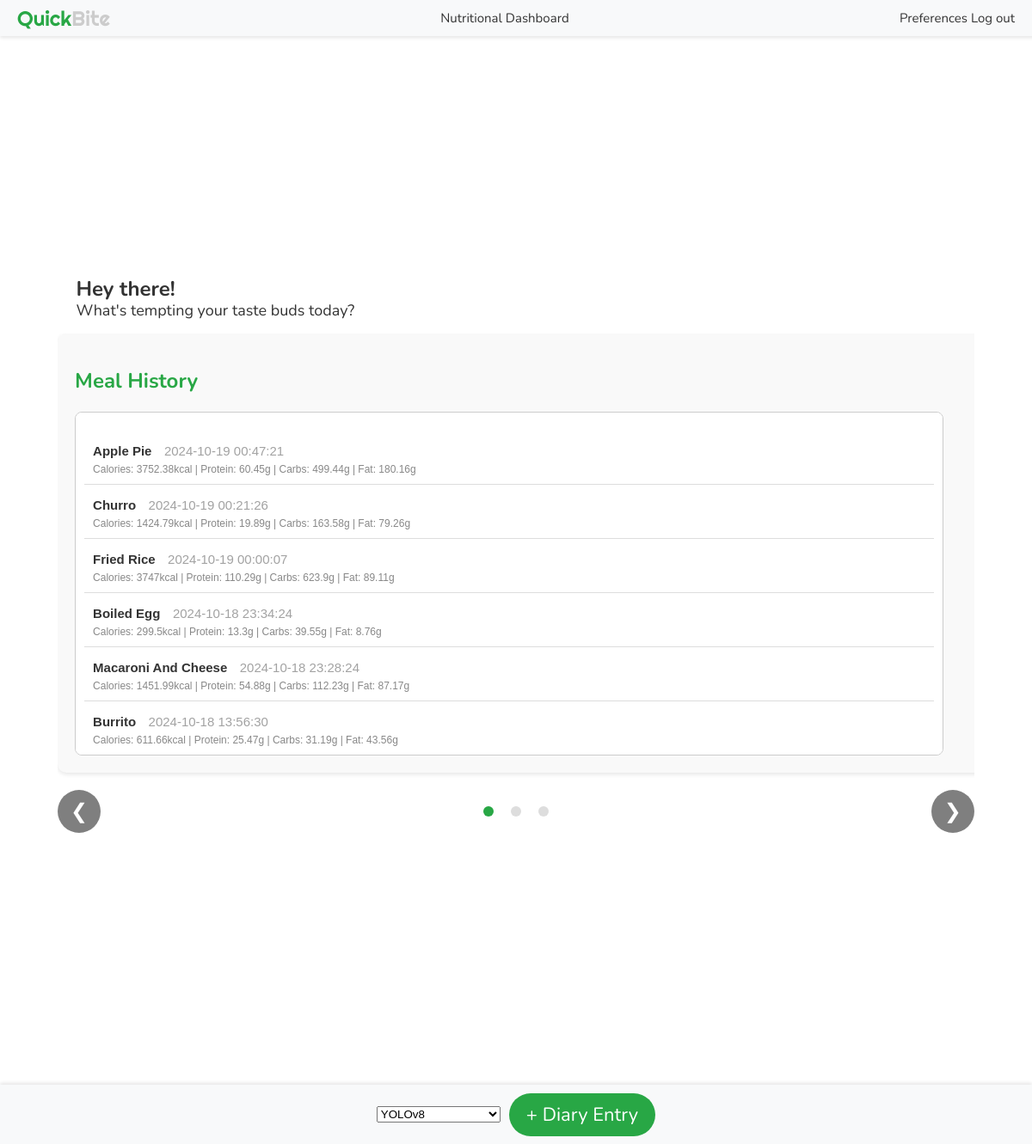
The app's page /dashboard (signed in) with its own data.
### tables this page shows
CREATE TABLE diary_meal_entries (
    id INTEGER PRIMARY KEY AUTOINCREMENT,
    user_id INTEGER NOT NULL,           -- Foreign key to reference users table
    meal_name TEXT NOT NULL,   
    SUGAR_added_g INTEGER,
    CA_mg INTEGER,
    CHOCDF_net_g INTEGER,
    CHOCDF_g INTEGER,
    CHOLE_mg INTEGER,
    ENERC_KCAL_kcal INTEGER,
    FAMS_g INTEGER,
    FAPU_g INTEGER,
    FASAT_g INTEGER,
    FATRN_g INTEGER,
    FIBTG_g INTEGER,
    FOLDFE_microg INTEGER,
    FOLFD_microg INTEGER,
    FOLAC_microg INTEGER,
    FE_mg INTEGER,
    MG_mg INTEGER,
    NIA_mg INTEGER,
    P_mg INTEGER,
    K_mg INTEGER,
    PROCNT_g INTEGER,
    RIBF_mg INTEGER,
    NA_mg INTEGER,
    SUGAR_ALCOHOL_g INTEGER,
    SUGAR_g INTEGER,
    THIA_mg INTEGER,
    FAT_g INTEGER,
    VITA_RAE_microg INTEGER,
    VITB12_microg INTEGER,
    VITB6A_mg INTEGER,
    VITC_mg INTEGER,
    VITD_microg INTEGER,
    TOCPHA_mg INTEGER,
    VITK_microg INTEGER,
    WATER_g INTEGER,
    ZN_mg INTEGER,
    timestamp TEXT NOT NULL              -- Timestamp when the meal was logged
, path_to_image TEXT, serving_count integer);

### app.py (the view)
@app.route("/dashboard")
@login_required
def dashboard():
    db = get_db()
    cursor = db.cursor()
    cursor.execute(
        """SELECT *, ENERC_KCAL_kcal as calories,
                   PROCNT_g as protein, CHOCDF_g as carbs, FAT_g as fat, timestamp FROM diary_meal_entries
                   WHERE user_id = ? ORDER BY datetime(timestamp) DESC""",
        (current_user.id,),
    )
    meals = cursor.fetchall()
    seven_days_ago = datetime.now() - timedelta(days=7)
    cursor.execute(
        """
        SELECT strftime('%Y-%m-%d', timestamp) AS day,
               SUM(ENERC_KCAL_kcal) AS calories,
               SUM(PROCNT_g) as protein,
               SUM(CHOCDF_g) as carbs,
               SUM(FAT_g) as fat
        FROM diary_meal_entries
        WHERE user_id = ? AND timestamp >= ?
        GROUP BY day
        ORDER BY day DESC
    """,
        (current_user.id, seven_days_ago),
    )
    meals_last_7_days = cursor.fetchall()
    cursor.execute(
        """
        WITH current_user_diary_meal_entries AS (
        SELECT * FROM diary_meal_entries
        WHERE user_id = ? AND DATE(timestamp) = DATE()
        )
        , current_user_table as (
        SELECT * FROM users
        WHERE id = ?
        )
        , today_nutrients AS (
        SELECT
        'Calories' AS nutrients,
        SUM(ENERC_KCAL_kcal) AS daily_calories
        FROM current_user_diary_meal_entries
        GROUP BY 1
        UNION
        SELECT
        'Proteins' AS nutrients,
        SUM(PROCNT_g)*4/SUM(ENERC_KCAL_kcal)*100 as daily_protein_pct
        FROM current_user_diary_meal_entries
        GROUP BY 1
        UNION
        SELECT
        'Carbs' AS nutrients,
        SUM(CHOCDF_g)*4/SUM(ENERC_KCAL_kcal)*100 as daily_carbs_pct
        FROM current_user_diary_meal_entries
        GROUP BY 1
        UNION
        SELECT
        'Fats' AS nutrients,
        SUM(FAT_g)*9/SUM(ENERC_KCAL_kcal)*100 as daily_fat_pct
        FROM current_user_diary_meal_entries
        GROUP BY 1
        )
        , daily_goals as (
        SELECT KEY AS nutrients, value AS set_goals
        FROM current_user_table, json_each(goals)
        )
        SELECT b.nutrients,
        ROUND(COALESCE(a.daily_calories,0),2) AS daily_calories,
        CAST(b.set_goals AS INTEGER) AS set_goals,
        ROUND(COALESCE(a.daily_calories,0)/NULLIF(CAST(b.set_goals AS INTEGER),0)*100,2) AS pct_of_goal
        FROM daily_goals b
        LEFT JOIN today_nutrients a ON
            a.nutrients = b.nutrients
    """,
        (current_user.id, current_user.id,),
    )
    goals = cursor.fetchall()
    db.close()
    return render_template(
        "dashboard.html",
        user=current_user,
        meals=meals,
        user_id=current_user.id,
        meals_last_7_days=json.dumps(meals_last_7_days),
        goals=json.dumps(goals)
    )

### app.py (called while the page is built)
def get_db():
    if "db" not in g:
        g.db = sqlite3.connect("database.db")
    return g.db

@login_manager.user_loader
def load_user(user_id):
    db = get_db()
    cursor = db.cursor()
    cursor.execute("SELECT * FROM users WHERE id = ?", (user_id,))
    user_data = cursor.fetchone()
    if user_data:
        return User(*user_data)
    return None

### templates/dashboard.html (shortened to what this page needs)
<!DOCTYPE html>
<html lang="en">
<head>
    <link rel="stylesheet" href="{{ url_for('static', filename='css/style.css') }}">
</head>
<body class="no-background">
    <div class="header-bar">
        <div class="left" id="title-refresh">
            <span style="color: #28a745;">Quick</span><span style="color: #cccccc;">Bite</span>
        </div>
        <div class="center">Nutritional Dashboard</div>
        <div class="right">
            <a href="{{ url_for('preferences') }}" style="text-decoration: none; color: inherit;">Preferences</a>
            <a href="{{ url_for('logout') }}" style="text-decoration: none; color: inherit;">Log out</a>
        </div>
    </div>
    <div class="grid-layout">
        <p class="greeting-text">
            <span class="greeting-main">Hey there!</span><span class="greeting-sub">What's tempting your taste buds
                today?</span>
        </p>
        <div class="carousel-container">
            <div class="carousel">
                <div class="carousel-item">
                    <h2>Meal History</h2>
                    <div class="meal-list">
                        <ul>
                            {% for meal in meals %}
                            <li data-meal-id="{{ meal[0] }}">
                                <span class="meal-name">{{ meal[2] }}</span>
                                <span class="meal-time">{{ meal[-1] }}</span><br>
                                <span class="meal-info">
                                    Calories: {{ meal[8] }}kcal | Protein: {{ meal[22] }}g | Carbs: {{ meal[6] }}g |
                                    Fat: {{ meal[28] }}g
                                </span>
                            </li>
                            {% else %}
                            <li>No meals recorded yet.</li>
                            {% endfor %}
                        </ul>
                    </div>
                </div>
            </div>
            <div class="carousel-controls">
                <button class="carousel-prev" onclick="prevSlide()">&#10094;</button>
                <div class="carousel-indicators">
                    <span class="indicator active" onclick="showSlide(0)"></span>
                    <span class="indicator" onclick="showSlide(1)"></span>
                    <span class="indicator" onclick="showSlide(2)"></span>
                </div>
                <button class="carousel-next" onclick="nextSlide()">&#10095;</button>
            </div>
        </div>
    </div>
    <div class="bottom-bar">
        <form id="uploadForm" action="/upload" method="POST" enctype="multipart/form-data">
            <select id="model-select" name="model">
                <option value="yolov8">YOLOv8</option>
            </select>
        </form>
        <button class="add-diary-button" onclick="triggerFileUpload()">+ Diary Entry</button>
    </div>
</body>
</html>

### static/css/style.css (style rules this page uses)
body { font-family: 'Nunito', sans-serif; background-size: cover; background-position: center; animation: fadeBackground 30s infinite; color: #333; margin: 0; padding: 0; display: flex; justify-content: center; align-items: center; height: 100vh; animation-timing-function:cubic-bezier(0.895, 0.03, 0.685, 0.22) }
h2 { color: #333; font: 24px 'Righteous'; color: #28a745; margin-bottom: 20px; }
p { font-family: 'nunito', sans-serif; color: #a2a2a2; }
button { width: 100%; padding: 10px; background-color: #888888; color: white; border: none; border-radius: 4px; cursor: pointer; margin: 10px 0; }
a { color: #888888; text-decoration: none; }
.meal-list { background-color: #fff; height: auto; overflow-y: auto; border: 1px solid #ccc; padding: 10px; border-radius: 8px; max-width: 32%; min-height: 400px; box-sizing: border-box; }
.meal-list ul { padding: 0; list-style-type: none; }
.meal-list li { padding: 10px; margin: 5px 0; border-bottom: 1px solid #ddd; }
.no-background { background: none !important; }
.header-bar { position: fixed; top: 0; left: 0; width: 100%; height: 42px; background-color: #f8f9fa; display: flex; justify-content: space-between; align-items: center; padding: 0 20px; box-shadow: 0 2px 4px rgba(0, 0, 0, 0.1); z-index: 1000; }
.header-bar .left { font-family: 'Righteous', sans-serif; font-size: 24px; }
.header-bar .center { font-family: 'nunito', sans-serif; font-size: 15px; text-align: center; flex: 1; }
.header-bar .right { font-family: 'nunito', sans-serif; font-size: 15px; text-align: right; padding-right: 40px; }
.bottom-bar { position: fixed; bottom: 0; left: 0; width: 100%; height: 69px; background-color: #f8f9fa; display: flex; justify-content: center; align-items: center; gap: 10px; box-shadow: 0 -2px 4px rgba(0, 0, 0, 0.1); z-index: 1000; }
.add-diary-button { background-color: #28a745; border: none; padding: 10px 20px; font-size: 22px; border-radius: 69px; width: auto; font-family: 'nunito', sans-serif; cursor: pointer; }
.meal-name { font-weight: bold; font-size: 15px; }
.meal-time { color: #a2a2a2; font-size: 15px; margin-left: 10px; }
.meal-info { color: #888888; font-size: 12px; display: block; margin-top: 5px; }
.greeting-text { display: block; font-family: 'Nunito', sans-serif; font-size: 18px; text-align: left; color: #333; padding-left: 2%; }
.greeting-main { font-size: 24px; font-weight: bold; display: block; }
.grid-layout { display: grid; grid-template-columns: 1fr; grid-template-rows: auto auto; padding: 20px; max-width: 1400px; margin: 0 auto; }
.greeting-sub { font-size: 18px; display: block; line-height: 1; }
.carousel-container { position: relative; max-width: 1200px; margin: 0 auto; overflow: hidden; padding-bottom: 50px; }
.carousel-container { position: relative; margin: 0 auto; overflow: hidden; }
.carousel { display: flex; transition: transform 0.5s ease-in-out; width: 300%; }
.carousel-item { min-width: 100%; box-sizing: border-box; padding: 20px; background-color: #f9f9f9; border-radius: 10px; box-shadow: 0 2px 5px rgba(0, 0, 0, 0.1); }
.carousel-controls { display: flex; justify-content: space-between; align-items: center; margin-top: 10px; width: 100%; }
.carousel-prev, .carousel-next { background-color: rgba(0, 0, 0, 0.5); color: white; border: none; padding: 10px; cursor: pointer; font-size: 24px; border-radius: 50%; width: 50px; height: 50px; transition: background-color 0.3s ease; display: flex; justify-content: center; align-items: center; }
.carousel-indicators { position: absolute; left: 50%; transform: translateX(-50%); display: flex; justify-content: center; align-items: center; gap: 10px; }
.indicator { display: inline-block; width: 12px; height: 12px; margin: 0 5px; background-color: #ddd; border-radius: 50%; cursor: pointer; }
.indicator.active { background-color: #28a745; }
.carousel-item h2 { font-family: 'Nunito', sans-serif; font-weight: 700; font-size: 24px; color: #28a745; margin-bottom: 20px; }
#title-refresh { cursor: pointer; }

### templates/dashboard.html (style rules this page uses)
body { font-family: Arial, sans-serif; }
.meal-list { height: 300px; overflow-y: scroll; }

### records on screen
diary_meal_entries: meal_name "Apple Pie", timestamp "2024-10-19 00:47:21", ENERC_KCAL_kcal "3752.38", PROCNT_g "60.45", CHOCDF_g "499.44", FAT_g "180.16"
diary_meal_entries: meal_name "Churro", timestamp "2024-10-19 00:21:26", ENERC_KCAL_kcal "1424.79", PROCNT_g "19.89", CHOCDF_g "163.58", FAT_g "79.26"
diary_meal_entries: meal_name "Fried Rice", timestamp "2024-10-19 00:00:07", ENERC_KCAL_kcal "3747", PROCNT_g "110.29", CHOCDF_g "623.9", FAT_g "89.11"
diary_meal_entries: meal_name "Boiled Egg", timestamp "2024-10-18 23:34:24", ENERC_KCAL_kcal "299.5", PROCNT_g "13.3", CHOCDF_g "39.55", FAT_g "8.76"
diary_meal_entries: meal_name "Macaroni And Cheese", timestamp "2024-10-18 23:28:24", ENERC_KCAL_kcal "1451.99", PROCNT_g "54.88", CHOCDF_g "112.23", FAT_g "87.17"
diary_meal_entries: meal_name "Burrito", timestamp "2024-10-18 13:56:30", ENERC_KCAL_kcal "611.66", PROCNT_g "25.47", CHOCDF_g "31.19", FAT_g "43.56"
